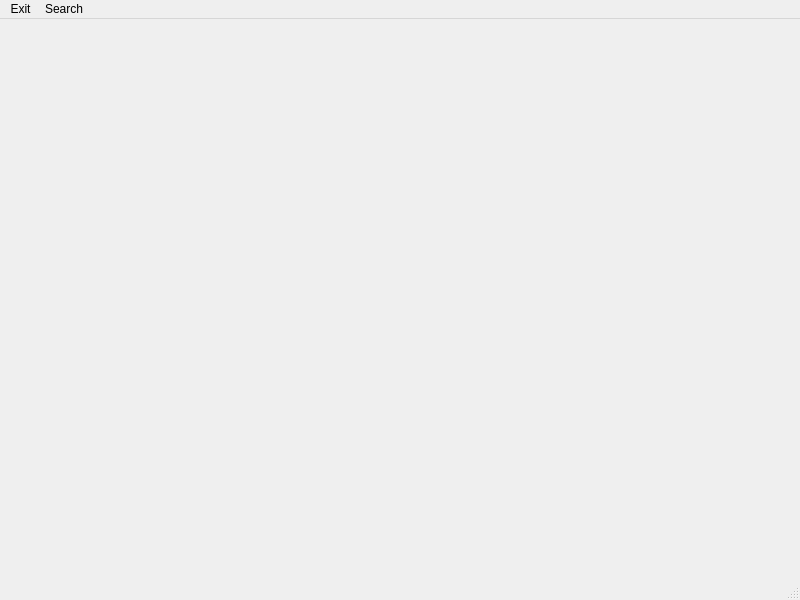
<?xml version="1.0" encoding="UTF-8"?>
<ui version="4.0">
 <class>Region</class>
 <widget class="QMainWindow" name="Region">
  <property name="geometry">
   <rect>
    <x>0</x>
    <y>0</y>
    <width>800</width>
    <height>600</height>
   </rect>
  </property>
  <property name="windowTitle">
   <string>MainWindow</string>
  </property>
  <widget class="QWidget" name="centralwidget"/>
  <widget class="QMenuBar" name="menubar">
   <property name="geometry">
    <rect>
     <x>0</x>
     <y>0</y>
     <width>800</width>
     <height>17</height>
    </rect>
   </property>
   <widget class="QMenu" name="menuExit">
    <property name="title">
     <string>Exit</string>
    </property>
    <addaction name="actionExit"/>
   </widget>
   <widget class="QMenu" name="menuSearch">
    <property name="title">
     <string>Search</string>
    </property>
    <addaction name="actionSearch"/>
   </widget>
   <addaction name="menuExit"/>
   <addaction name="menuSearch"/>
  </widget>
  <widget class="QStatusBar" name="statusbar"/>
  <action name="actionExit">
   <property name="icon">
    <iconset resource="resource.qrc">
     <normaloff>:/images/icons/stop button.png</normaloff>:/images/icons/stop button.png</iconset>
   </property>
   <property name="text">
    <string>Exit</string>
   </property>
   <property name="toolTip">
    <string>Go Back To The Main Scene</string>
   </property>
  </action>
  <action name="actionSearch">
   <property name="icon">
    <iconset resource="resource.qrc">
     <normaloff>:/images/icons/Search Icon.png</normaloff>:/images/icons/Search Icon.png</iconset>
   </property>
   <property name="text">
    <string>Search</string>
   </property>
  </action>
 </widget>
 <resources>
  <include location="resource.qrc"/>
 </resources>
 <connections/>
</ui>
